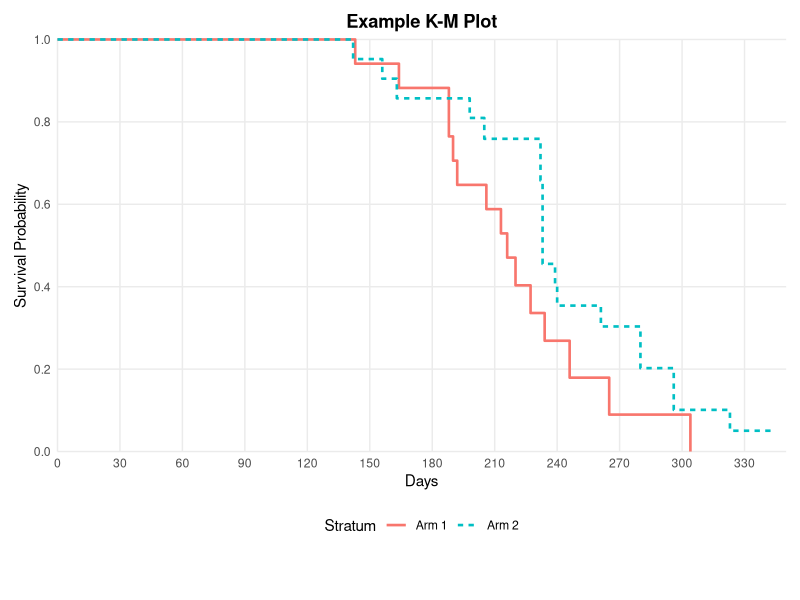

Here is the R script that generated this plot:
out <- Sys.getenv("OUT_DIR")
if (out == "" || is.na(out)) out <- getwd()
if (!dir.exists(out)) dir.create(out, recursive = TRUE, showWarnings = FALSE)

# helpers ---------------------------------------------------------------
round_half_up <- function(x, digits = 0) {
  if (length(x) == 0) return(x)
  mult <- 10^digits
  sign_x <- sign(x)
  # SAS rounds half away from zero
  y <- abs(x) * mult
  y <- floor(y + 0.5 + 1e-12)
  sign_x * y / mult
}
fmt4 <- function(x) {
  if (is.na(x) || is.nan(x) || is.infinite(x)) return("")
  sprintf("%.4f", round_half_up(x, 4))
}
fmt3 <- function(x) {
  if (is.na(x) || is.nan(x) || is.infinite(x)) return("")
  sprintf("%.3f", round_half_up(x, 3))
}
fmt2 <- function(x) {
  if (is.na(x) || is.nan(x) || is.infinite(x)) return("")
  sprintf("%.2f", round_half_up(x, 2))
}

library(dplyr)
library(tidyr)
library(survival)
library(ggplot2)

# data one as in SAS ----------------------------------------------------
# SAS: do day = 143,164,188,188,190,192,206,213,216,220,227.230,234,246,265,304
# Note 227.230 is 227.23 in SAS
arm1_events <- c(143,164,188,188,190,192,206,213,216,220,227.23,234,246,265,304)
arm1_cens   <- c(216,244)
arm2_events <- c(142,156,163,198,205,232,232,233,233,233,233,239,240,261,280,280,296,296,323)
arm2_cens   <- c(204,344)

one <- bind_rows(
  tibble(arm = "Arm 1", day = arm1_events, censor = 0),
  tibble(arm = "Arm 1", day = arm1_cens,   censor = 1),
  tibble(arm = "Arm 2", day = arm2_events, censor = 0),
  tibble(arm = "Arm 2", day = arm2_cens,   censor = 1)
)

# sort as SAS would (character ordering, missing first)
one <- one %>% arrange(arm, day, censor)

# Kaplan-Meier per stratum ---------------------------------------------
# Function to compute product-limit table for one stratum
km_table <- function(df) {
  # df has day, censor (1=censored, 0=event)
  # distinct times sorted
  times <- sort(unique(df$day))
  n_at_risk <- nrow(df)
  # we need to process in time order, handling events before censored at same time
  # For each distinct time t:
  # d = number of events at t
  # c = number censored at t
  # n = number at risk just before t
  # survival after t: S = S_prev * (1 - d/n) if d>0 else S_prev
  # Greenwood sum: sum d/(n*(n-d))
  # SE = S * sqrt(sum)
  S <- 1
  greenwood_sum <- 0
  rows <- list()
  cum_failed <- 0
  # number left after processing time t = n - d - c
  # number failed cumulative = cum_failed + d
  for (t in times) {
    idx <- which(df$day == t)
    d <- sum(df$censor[idx] == 0)
    c <- sum(df$censor[idx] == 1)
    n <- n_at_risk
    if (d > 0) {
      # update greenwood
      if (n > d) {
        greenwood_sum <- greenwood_sum + d / (n * (n - d))
      } else {
        # n==d => term is Inf? but then S becomes 0, SE 0
        greenwood_sum <- greenwood_sum + 0
      }
      S <- S * (1 - d / n)
    }
    # SE
    se <- S * sqrt(greenwood_sum)
    if (S == 0) se <- 0
    if (S == 1 && greenwood_sum == 0) se <- 0
    cum_failed <- cum_failed + d
    n_left <- n - d - c
    # failure = 1 - S
    failure <- 1 - S
    # censored flag: if c>0 and d==0 then censored row, else if both, we have event row but also censored at same time
    # SAS marks censored times with * ; if both event and censored at same time, the row is event row but number left reflects both
    # For simplicity, mark * if c>0 and d==0, or if we want to indicate censored component
    # We will create one row per distinct time; if both event and censored, we still have one row
    cens_mark <- ifelse(c > 0 && d == 0, "*", "")
    # For times with both, SAS would show the event survival but number left includes censored removal
    rows[[length(rows)+1]] <- tibble(
      day = t,
      d = d,
      c = c,
      n_risk = n,
      survival = S,
      failure = failure,
      se = se,
      number_failed = cum_failed,
      number_left = n_left,
      cens_mark = cens_mark,
      greenwood_sum = greenwood_sum
    )
    n_at_risk <- n_left
  }
  bind_rows(rows)
}

arms <- sort(unique(one$arm)) # SAS character ordering
km_list <- lapply(arms, function(a) {
  df <- filter(one, arm == a)
  km <- km_table(df)
  km$arm <- a
  km
})
km_all <- bind_rows(km_list)

# For CSV of plotted data: need survival estimates at each time
# Also need at-risk table 0 to 330 by 30
atrisk_times <- seq(0, 330, by = 30)
atrisk_table <- lapply(arms, function(a) {
  df <- filter(one, arm == a)
  # number at risk at time t = number with day >= t
  # SAS atrisk includes those still at risk just before time
  sapply(atrisk_times, function(t) sum(df$day >= t))
})
atrisk_df <- as.data.frame(do.call(rbind, atrisk_table))
colnames(atrisk_df) <- paste0("t", atrisk_times)
atrisk_df$arm <- arms
atrisk_df <- atrisk_df %>% select(arm, everything())

# Quartile estimates, Mean, SE ------------------------------------------
# Need survival CI log-log for quartile CI
# Compute CI for each km row
compute_ci_loglog <- function(km) {
  # km has survival, greenwood_sum
  # var_loglog = greenwood_sum / (log(S)^2)  for S<1 and S>0
  # SE_loglog = sqrt(var)
  # g = log(-log(S))
  # CI for g: g +/- z*SE
  # back transform: S_lower = exp(-exp(g + z*SE)), S_upper = exp(-exp(g - z*SE))
  # Note lower CI for S is smaller than upper? Actually S_lower < S < S_upper? Check.
  # For log-log, lower = S^{exp(z*SE_loglog)} , upper = S^{exp(-z*SE_loglog)}
  z <- qnorm(0.975)
  km$surv_lower <- NA_real_
  km$surv_upper <- NA_real_
  for (i in seq_len(nrow(km))) {
    S <- km$survival[i]
    gs <- km$greenwood_sum[i]
    if (is.na(S) || S <= 0 || S >= 1) {
      # S=1 => CI is 1,1 ; S=0 => 0,0
      if (S == 1) {
        km$surv_lower[i] <- 1
        km$surv_upper[i] <- 1
      } else if (S == 0) {
        km$surv_lower[i] <- 0
        km$surv_upper[i] <- 0
      }
      next
    }
    # var of log(-log S)
    var_loglog <- gs / (log(S)^2)
    se_loglog <- sqrt(var_loglog)
    # alternative formula using exp
    # lower and upper for S
    # SAS: S_lower = S^{exp(z*se_loglog)} , S_upper = S^{exp(-z*se_loglog)}
    # Check: exp(z*se) >1 => S^{>1} < S => lower
    lower <- S ^ exp(z * se_loglog)
    upper <- S ^ exp(-z * se_loglog)
    # ensure bounds 0-1
    lower <- max(0, min(1, lower))
    upper <- max(0, min(1, upper))
    km$surv_lower[i] <- lower
    km$surv_upper[i] <- upper
  }
  km
}

km_list_ci <- lapply(km_list, compute_ci_loglog)

# Quartile function: smallest time where survival <= p
quartile_estimates <- function(km) {
  # km sorted by day
  # For each p in 0.75,0.5,0.25
  ps <- c(0.75, 0.5, 0.25)
  res <- tibble(percent = ps*100, estimate = NA_real_, lower = NA_real_, upper = NA_real_)
  for (j in seq_along(ps)) {
    p <- ps[j]
    # point estimate: first day where survival <= p
    idx <- which(km$survival <= p)
    if (length(idx) > 0) {
      res$estimate[j] <- km$day[min(idx)]
      # CI for quartile: Brookmeyer-Crowley using survival CI
      # lower CI for quartile = smallest t where surv_upper <= p
      # upper CI for quartile = smallest t where surv_lower <= p
      idx_low <- which(km$surv_upper <= p)
      idx_up  <- which(km$surv_lower <= p)
      if (length(idx_low) > 0) res$lower[j] <- km$day[min(idx_low)]
      if (length(idx_up) > 0)  res$upper[j] <- km$day[min(idx_up)]
    }
  }
  res
}

quartile_list <- lapply(km_list_ci, quartile_estimates)
names(quartile_list) <- arms

# Mean and SE (restricted mean up to largest event time)
mean_restricted <- function(df, km) {
  # df original, km table
  # tau = max event time
  event_times <- df$day[df$censor == 0]
  tau <- max(event_times)
  # Build step function: S0=1 at t0=0, then S after each distinct time
  # Need to consider all distinct times up to tau inclusive
  # For integration, we need intervals [t_prev, t_curr) with survival = S_prev
  # where S_prev is survival just before t_curr (i.e., after previous time)
  # So area = sum S_prev * (t_curr - t_prev)
  # plus final interval? Actually up to tau, the last interval ends at tau, survival after tau is S_tau
  # But if tau is an event time, the area up to tau includes interval ending at tau with S_prev
  # Not including beyond tau.
  # Implementation: sort distinct times <= tau
  times <- sort(unique(km$day[km$day <= tau]))
  # include t0=0
  prev_t <- 0
  prev_S <- 1
  area <- 0
  # For each time in order, add prev_S * (t - prev_t)
  for (t in times) {
    area <- area + prev_S * (t - prev_t)
    # update prev_S to survival after t
    # find km row for t
    row <- km[km$day == t, ]
    prev_S <- row$survival
    prev_t <- t
  }
  # area is restricted mean
  # Now compute A_i for each event time t_i: area from t_i to tau
  # A_i = integral_{t_i}^{tau} S(u) du
  # We can compute by similar method but starting at t_i
  # For each event time distinct where d>0
  event_distinct <- sort(unique(df$day[df$censor == 0]))
  # Need S after each event time and intervals
  # Build vectors of times and S for integration
  # Create ordered list of all distinct times <= tau with S after each
  all_times <- c(0, times)
  # S vector aligned: S0=1 for interval [0, times[1]), S1 for [times[1], times[2]), etc.
  # So S_after[i] corresponds to interval starting at all_times[i+1]? Let's construct
  S_after <- c(1, km$survival[match(times, km$day)])
  # Actually S_after[1]=1 corresponds to interval [0, times[1])
  # S_after[2] corresponds to interval [times[1], times[2]), etc.
  # For A_i at t_i, we need sum_{k: all_times[k] >= t_i} S_after[k+?]
  # Simpler: compute A_i by iterating
  m <- sum(df$censor == 0) # number of events
  # compute A_i for each distinct event time
  A_vals <- c()
  d_vals <- c()
  n_vals <- c()
  for (t in event_distinct) {
    # find index of t in all_times
    idx <- which(all_times == t)
    # A_i = sum_{j=idx}^{length(times)} S_after[j+1? wait}
    # Let's brute: integrate from t to tau stepwise
    # start at t, with S = survival after t
    # intervals: [t, next_time) with S = S_after[idx+1] ? Need mapping
    # all_times = c(0, t1, t2, ..., tau)
    # S_after = c(1, S1, S2, ..., S_tau) where S1 is survival after t1, etc.
    # Interval [all_times[k], all_times[k+1]) has survival S_after[k]
    # So for t = all_times[idx], the interval starting at t is k=idx, survival = S_after[idx]
    # But S_after[idx] is survival after previous time, not after t. For t itself, the survival after t is S_after[idx+1]? Let's test
    # Example: all_times = [0,143], S_after=[1, S143]
    # Interval [0,143) survival=1 = S_after[1] correct
    # Interval [143, next) survival = S143 = S_after[2] correct
    # So for t=143, idx=2, interval starting at t uses S_after[2] = S143 correct
    # So A_i = sum_{k=idx}^{length(all_times)-1} S_after[k+1? no, k corresponds to all_times[k] }
    # Actually for k=idx, interval [all_times[idx], all_times[idx+1]) survival = S_after[idx] ? Wait S_after[2]=S143, but interval [143, next) should be S143, which is S_after[2] = S_after[idx] where idx=2 => S_after[idx] correct
    # So A_i = sum_{k=idx}^{n-1} S_after[k] * (all_times[k+1]-all_times[k])? No S_after[k] for k=idx is S_after[2]=S143, but we need S_after[idx]?? Let's see: for k=idx=2, S_after[2]=S143 correct
    # So formula A_i = sum_{k=idx}^{length(all_times)-1} S_after[k] * delta_k where delta_k = all_times[k+1]-all_times[k] ??? But S_after[k] is survival after all_times[k-1]? Hmm confusion
    # Let's re-index: S_after[1]=1 corresponds to interval [0, t1) where k=1 => S_after[1] correct
    # S_after[2]=S1 corresponds to interval [t1, t2) where k=2 => S_after[2] correct
    # So interval k uses S_after[k]
    # Therefore for t = all_times[idx], A_i uses intervals k=idx to n-1 with S_after[k] where S_after[idx] is survival after t? Wait for t=143, idx=2, S_after[2]=S1 which is survival after 143, correct for interval starting at 143
    # So A_i = sum_{k=idx}^{n-1} S_after[k] * (all_times[k+1]-all_times[k]) but S_after[k] for k=idx is S after t, which is correct
    # However S_after[idx] for idx=2 is S1, but we defined S_after[2]=S1, so okay
    # But what about S_after[1]=1 for interval [0,t1) not needed
    # So compute
    A <- 0
    for (k in idx:(length(all_times)-1)) {
      delta <- all_times[k+1] - all_times[k]
      # S for interval k is S_after[k] ? For k=idx, S_after[idx] is S after t_{idx-1}? Let's test with idx=2: S_after[2]=S1, interval [t1,t2) uses S1 correct
      # So use S_after[k]
      A <- A + S_after[k] * delta
      # But for k=idx, S_after[idx] is S after t_{idx-1}? For idx=2, S_after[2]=S1 which is after t1, correct
      # For idx where t is not first, it holds
    }
    # Actually for t=143, we want area from 143 to tau, which includes interval [143, next) with S143, so A includes that
    # Our loop includes it
    A_vals <- c(A_vals, A)
    # d and n at t
    row <- km[km$day == t, ]
    d_vals <- c(d_vals, row$d)
    n_vals <- c(n_vals, row$n_risk)
  }
  # Now compute SE: sqrt( m/(m-1) * sum A_i^2 * d_i / (n_i*(n_i - d_i)) )
  # Note if n_i == d_i, term is 0? Actually denominator 0, but then S becomes 0, term undefined; SAS handles as 0
  sum_term <- 0
  for (i in seq_along(A_vals)) {
    d <- d_vals[i]
    n <- n_vals[i]
    A <- A_vals[i]
    if (n > d && d > 0) {
      sum_term <- sum_term + A^2 * d / (n * (n - d))
    }
  }
  if (m > 1) {
    se <- sqrt( m/(m-1) * sum_term )
  } else {
    se <- sqrt(sum_term)
  }
  list(mean = area, se = se, tau = tau, m = m)
}

mean_list <- lapply(seq_along(arms), function(i) {
  a <- arms[i]
  df <- filter(one, arm == a)
  km <- km_list[[i]]
  mean_restricted(df, km)
})
names(mean_list) <- arms

# Summary of censored ---------------------------------------------------
summary_cens <- one %>%
  group_by(arm) %>%
  summarise(
    total = n(),
    failed = sum(censor == 0),
    censored = sum(censor == 1),
    percent_censored = censored / total * 100
  ) %>%
  ungroup() %>%
  bind_rows(
    tibble(
      arm = "Total",
      total = nrow(one),
      failed = sum(one$censor == 0),
      censored = sum(one$censor == 1),
      percent_censored = censored / total * 100
    )
  )

# Rank tests ------------------------------------------------------------
# Use survdiff for log-rank and Wilcoxon (Peto)
# For 2 groups, survdiff gives chi-square
# SAS also prints rank statistics per stratum and covariance matrix
# We will compute using survival package
surv_obj <- Surv(one$day, one$censor == 0) # event = 1 if censor==0
# survdiff with rho=0 => log-rank, rho=1 => Wilcoxon (Peto-Prentice)
sd_logrank <- survdiff(surv_obj ~ arm, data = one, rho = 0)
sd_wilcox  <- survdiff(surv_obj ~ arm, data = one, rho = 1)

# Extract chi-square and p
chisq_lr <- sd_logrank$chisq
p_lr <- 1 - pchisq(chisq_lr, df = 1)
chisq_w <- sd_wilcox$chisq
p_w <- 1 - pchisq(chisq_w, df = 1)

# For -2Log(LR) test, SAS computes likelihood ratio test from Cox model?
# Approximate using coxph
cox_fit <- coxph(surv_obj ~ arm, data = one)
lr_chisq <- 2 * (cox_fit$loglik[2] - cox_fit$loglik[1])
# In coxph, loglik[1] is null, loglik[2] is fitted
p_lr2 <- 1 - pchisq(lr_chisq, df = 1)

# For covariance matrices: SAS prints per test a 2x2 matrix
# For 2 groups, variance for log-rank is V, covariance matrix = [[V, -V],[-V, V]]
# We can approximate V from survdiff$var
# survdiff$var is variance matrix
var_lr <- sd_logrank$var
var_w  <- sd_wilcox$var
# var is matrix 2x2? For 2 groups, var is 2x2 with same structure
# If var is 1x1 (since one df), we can reconstruct
# survdiff returns var as matrix of size g x g
# For 2 groups, var is 2x2 but one row/col is redundant? Let's check
# We'll construct full matrix as var matrix if available, else use scalar
make_cov_matrix <- function(v) {
  if (is.matrix(v) && nrow(v) == 2) {
    return(v)
  } else if (length(v) == 1) {
    # scalar variance for difference
    # For 2 groups, V = v, matrix = [[V, -V],[-V, V]] /? Actually var of (O-E) for each group
    # For 2 groups, var matrix has diagonal V and off-diagonal -V
    # where V is the variance of the difference /4? Need to check
    # Simpler: use v as diagonal and -v as off-diagonal
    # But SAS prints matrix with positive diagonal and negative off-diagonal
    # We'll use v for diagonal
    m <- matrix(c(v, -v, -v, v), nrow = 2, byrow = TRUE)
    return(m)
  } else {
    return(matrix(NA, 2, 2))
  }
}
cov_lr <- make_cov_matrix(var_lr)
cov_w  <- make_cov_matrix(var_w)

# For rank statistics per stratum: SAS prints "Rank Statistics" with point estimate and variance?
# We can compute O-E and variance per group from survdiff$obs and $exp
# obs = observed events per group, exp = expected
obs_lr <- sd_logrank$obs
exp_lr <- sd_logrank$exp
obs_w <- sd_wilcox$obs
exp_w <- sd_wilcox$exp

# Prepare output text ---------------------------------------------------
# Build text rendering similar to SAS PROC LIFETEST
txt_lines <- c(
  "Example K-M Plot",
  "",
  "The LIFETEST Procedure",
  "",
  paste0("Strata: arm (", paste(arms, collapse = ", "), ")"),
  paste0("Time variable: day  Censoring variable: censor(1)"),
  ""
)

# Product-Limit Survival Estimates per stratum
for (i in seq_along(arms)) {
  a <- arms[i]
  km <- km_list[[i]]
  km_ci <- km_list_ci[[i]]
  txt_lines <- c(txt_lines,
    paste0("Product-Limit Survival Estimates for ", a),
    "day  Survival  Failure  Survival Std Error  Number Failed  Number Left",
    "------------------------------------------------------------------------"
  )
  for (r in seq_len(nrow(km))) {
    day_str <- sprintf("%7.2f%s", km$day[r], ifelse(km$cens_mark[r]=="*", "*", " "))
    # SAS prints censored rows with * after time
    # Format numbers 4 decimals
    line <- sprintf("%7s  %8s  %7s  %12s  %13d  %11d",
      paste0(fmt3(km$day[r]), ifelse(km$cens_mark[r]=="*", "*", "")),
      fmt4(km$survival[r]),
      fmt4(km$failure[r]),
      fmt4(km$se[r]),
      km$number_failed[r],
      km$number_left[r]
    )
    txt_lines <- c(txt_lines, line)
  }
  txt_lines <- c(txt_lines, "")
  # Quartile Estimates
  q <- quartile_list[[a]]
  txt_lines <- c(txt_lines,
    paste0("Quartile Estimates for ", a),
    "Percent  Point Estimate  95% Confidence Interval [Lower Upper)",
    "------------------------------------------------------------"
  )
  for (r in seq_len(nrow(q))) {
    txt_lines <- c(txt_lines, sprintf("%6.1f  %14s  %10s  %10s",
      q$percent[r],
      ifelse(is.na(q$estimate[r]), ".", fmt3(q$estimate[r])),
      ifelse(is.na(q$lower[r]), ".", fmt3(q$lower[r])),
      ifelse(is.na(q$upper[r]), ".", fmt3(q$upper[r]))
    ))
  }
  txt_lines <- c(txt_lines, "")
  # Mean and SE
  mres <- mean_list[[a]]
  txt_lines <- c(txt_lines,
    paste0("Mean and Standard Error for ", a),
    sprintf("Mean (restricted to %.3f): %s  Standard Error: %s",
      mres$tau, fmt3(mres$mean), fmt3(mres$se)),
    ""
  )
}

# Summary of censored
txt_lines <- c(txt_lines,
  "Summary of the Number of Censored and Uncensored Values",
  "Stratum  Total  Failed  Censored  Percent Censored",
  "---------------------------------------------------"
)
for (r in seq_len(nrow(summary_cens))) {
  txt_lines <- c(txt_lines, sprintf("%-7s  %5d  %6d  %8d  %12s",
    summary_cens$arm[r],
    summary_cens$total[r],
    summary_cens$failed[r],
    summary_cens$censored[r],
    fmt2(summary_cens$percent_censored[r])
  ))
}
txt_lines <- c(txt_lines, "")

# Rank Statistics
txt_lines <- c(txt_lines,
  "Rank Statistics",
  "Test  Stratum  Observed  Expected  Variance (per group)",
  "-------------------------------------------------------"
)
# Log-Rank per stratum
for (j in seq_along(arms)) {
  txt_lines <- c(txt_lines, sprintf("Log-Rank  %-7s  %8.4f  %8.4f  %8.4f",
    arms[j], obs_lr[j], exp_lr[j], cov_lr[j,j]))
}
for (j in seq_along(arms)) {
  txt_lines <- c(txt_lines, sprintf("Wilcoxon  %-7s  %8.4f  %8.4f  %8.4f",
    arms[j], obs_w[j], exp_w[j], cov_w[j,j]))
}
txt_lines <- c(txt_lines, "")

# Covariance matrices
txt_lines <- c(txt_lines,
  "Covariance Matrix for the Log-Rank Statistics",
  "          Arm 1      Arm 2",
  "---------------------------"
)
for (r in 1:2) {
  txt_lines <- c(txt_lines, sprintf("%-7s  %8.4f  %8.4f",
    arms[r], cov_lr[r,1], cov_lr[r,2]))
}
txt_lines <- c(txt_lines, "",
  "Covariance Matrix for the Wilcoxon Statistics",
  "          Arm 1      Arm 2",
  "---------------------------"
)
for (r in 1:2) {
  txt_lines <- c(txt_lines, sprintf("%-7s  %8.4f  %8.4f",
    arms[r], cov_w[r,1], cov_w[r,2]))
}
txt_lines <- c(txt_lines, "")

# Test of Equality over Strata
txt_lines <- c(txt_lines,
  "Test of Equality over Strata",
  "Test          Chi-Square  DF  Pr > Chi-Square",
  "---------------------------------------------",
  sprintf("Log-Rank      %10s   1  %12s", fmt4(chisq_lr), ifelse(p_lr < 0.0001, "<.0001", fmt4(p_lr))),
  sprintf("Wilcoxon      %10s   1  %12s", fmt4(chisq_w), ifelse(p_w < 0.0001, "<.0001", fmt4(p_w))),
  sprintf("-2Log(LR)     %10s   1  %12s", fmt4(lr_chisq), ifelse(p_lr2 < 0.0001, "<.0001", fmt4(p_lr2))),
  "",
  sprintf("Sample Size = %d", nrow(one)),
  ""
)

# Write text file
writeLines(txt_lines, file.path(out, "P040_f_kmplot.txt"))

# Write CSV of table body (product-limit estimates)
csv_df <- km_all %>%
  mutate(
    survival_fmt = round_half_up(survival, 4),
    failure_fmt = round_half_up(failure, 4),
    se_fmt = round_half_up(se, 4)
  ) %>%
  select(arm, day, survival, failure, se, number_failed, number_left, cens_mark) %>%
  arrange(arm, day)
# Ensure dates as character ISO not needed; day is numeric
write.csv(csv_df, file.path(out, "P040_f_kmplot.csv"), row.names = FALSE, na = "")

# Also write quartile and summary CSVs for completeness (optional, but main CSV is product-limit)
# Write at-risk CSV for plot data
write.csv(atrisk_df, file.path(out, "P040_f_kmplot_atrisk.csv"), row.names = FALSE, na = "")

# Plot ------------------------------------------------------------------
# Use survfit for plotting
fit <- survfit(Surv(day, censor == 0) ~ arm, data = one)

# Build data for ggplot
# Use broom or manual
plot_data <- lapply(seq_along(arms), function(i) {
  km <- km_list[[i]]
  # For step plot, need to include time 0 with survival 1
  tibble(
    time = c(0, km$day),
    surv = c(1, km$survival),
    arm = arms[i]
  )
}) %>% bind_rows()

# At-risk data for annotation
atrisk_long <- atrisk_df %>%
  pivot_longer(cols = starts_with("t"), names_to = "time", values_to = "n_at_risk") %>%
  mutate(time = as.numeric(sub("t", "", time)))

p <- ggplot(plot_data, aes(x = time, y = surv, color = arm, linetype = arm)) +
  geom_step(direction = "hv", linewidth = 0.9) +
  scale_x_continuous(limits = c(0, 350), breaks = seq(0, 330, by = 30), expand = c(0, 0)) +
  scale_y_continuous(limits = c(0, 1), breaks = seq(0, 1, by = 0.2), expand = c(0, 0)) +
  labs(
    title = "Example K-M Plot",
    x = "Days",
    y = "Survival Probability",
    color = "Stratum",
    linetype = "Stratum"
  ) +
  theme_minimal(base_size = 11) +
  theme(
    plot.title = element_text(hjust = 0.5, face = "bold"),
    legend.position = "bottom",
    panel.grid.minor = element_blank()
  ) +
  # add at-risk table as text annotation below
  geom_text(
    data = atrisk_long,
    aes(x = time, y = -0.08, label = n_at_risk, color = arm),
    size = 3, show.legend = FALSE, inherit.aes = FALSE
  ) +
  annotate("text", x = -15, y = -0.08, label = "At Risk", size = 3, hjust = 1) +
  coord_cartesian(clip = "off", ylim = c(0, 1)) +
  theme(plot.margin = margin(10, 10, 40, 10))

ggsave(file.path(out, "P040_f_kmplot.png"), plot = p, width = 8, height = 6, dpi = 300, bg = "white")

# Also write plot data CSV
write.csv(plot_data, file.path(out, "P040_f_kmplot_plotdata.csv"), row.names = FALSE, na = "")

# Console log
cat("P040 R translation complete. Outputs written to", out, "\n")
cat("Rows in km_all:", nrow(km_all), "\n")
cat("Log-Rank chi-square:", chisq_lr, "p:", p_lr, "\n")
